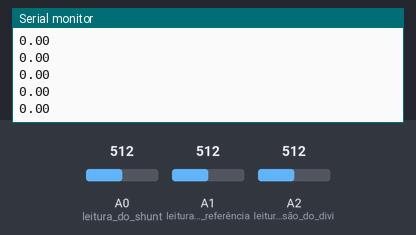
A sketch run on a simulated Arduino Uno, built with avr-gcc and run on an emulated ATmega328P. Shown: the last lines printed to the serial monitor. Inputs (shaded band) come from the test bench; at power-on: A0 (leitura_do_shunt) = 512, A1 (leitura_da_referência) = 512, A2 (leitura_da_tensão_do_divi) = 512.

Above: at 1.2 s.
1.3 s: A0 (leitura_do_shunt) set to 716
At 2.2 s:
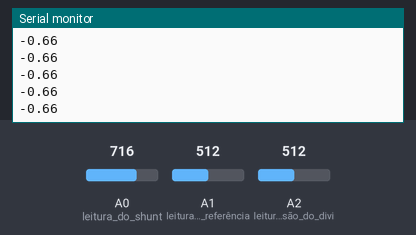
2.8 s: A1 (leitura_da_referência) set to 716
At 3.6 s:
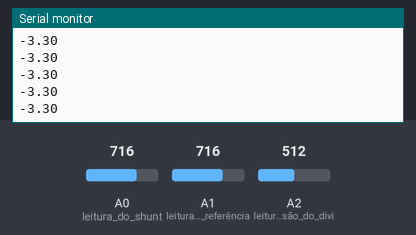
4.3 s: A2 (leitura_da_tensão_do_divi) set to 716
At 4.9 s:
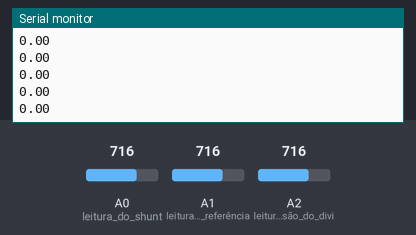
5.8 s: A0 (leitura_do_shunt) set to 900
At 6.5 s:
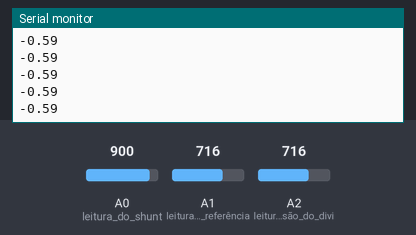
7.3 s: A1 (leitura_da_referência) set to 900
At 8.1 s:
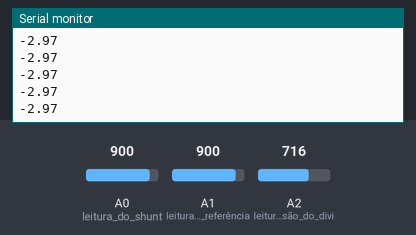
8.8 s: A2 (leitura_da_tensão_do_divi) set to 511
At 9.8 s:
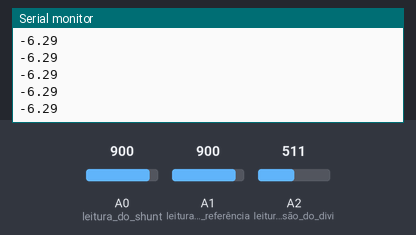
Timing chart, 0 to 11.3 s (numbered marks = the images above; inputs shaded):
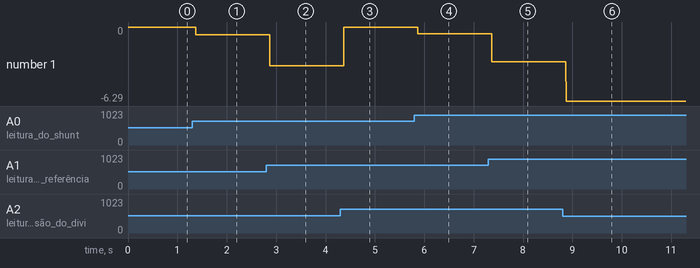

Measured:
- after the input at 1.3 s, the serial monitor: prints a new line after 0.07 s (image 1)
- after the input at 2.8 s, the serial monitor: prints a new line after 0.07 s (image 2)
- after the input at 5.8 s, the serial monitor: prints a new line after 0.07 s (image 4)
- after the input at 7.3 s, the serial monitor: prints a new line after 0.07 s (image 5)
- after the input at 8.8 s, the serial monitor: prints a new line after 0.07 s (image 6)
- plotted number 1: 0 → -0.66 after the input at 1.3 s, -0.66 → -3.3 after the input at 2.8 s, 0 → -0.59 after the input at 5.8 s, -0.59 → -2.97 after the input at 7.3 s, -2.97 → -6.29 after the input at 8.8 s

The sketch:

leitura_tensao_corrente.ino
```cpp
// the setup routine runs once when you press reset:
void setup() {
  // initialize serial communication at 9600 bits per second:
  Serial.begin(9600);
  pinMode(A0, INPUT); //leitura do shunt > Vs
  pinMode(A1, INPUT); //leitura da referência > GND
  pinMode(A2, INPUT); //leitura da tensão do divisor > V1

}
//definições das constantes do sistema
const float v_arduino = 3.3;
const int range = 1023;
const int v_max = 15;
const int R1 = 2460;
const int R2 = 9870;

float Referencia = 0;
float LeituraShunt = 0;
float LeituraDivisor = 0;

float Vs = 0;
float V1 = 0;

float Is = 0; // corrente no resistor shunt
float Va = 0; // tensão de interesse, tensão no motor

// the loop routine runs over and over again forever:
void loop() {
  //definições de variáveis
  LeituraShunt = analogRead(A0);
  Referencia = analogRead(A1);
  LeituraDivisor = analogRead(A2);

  Vs = (LeituraShunt - Referencia) * (v_arduino / range);
  Is = (Vs / v_max)*1000; //valor da corrente em mA

  V1 = (LeituraDivisor - Referencia) * (v_arduino / range);
  Va = (V1) * (R1+ R2)/(R1) - (Vs);

  Serial.println(Va); //plotta o gráfico da tensão sobre o motor
  //Serial.println(Is); //plotta o gráfico da corrente no motor
}
```
